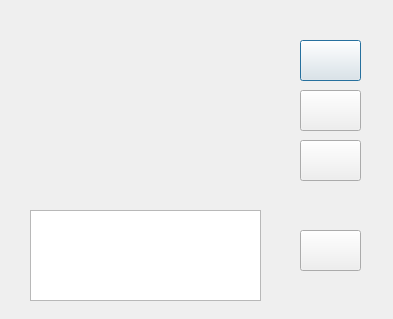
<?xml version="1.0" encoding="UTF-8"?>
<ui version="4.0">
 <class>AccountManagerDialog</class>
 <widget class="QDialog" name="AccountManagerDialog">
  <property name="geometry">
   <rect>
    <x>0</x>
    <y>0</y>
    <width>393</width>
    <height>319</height>
   </rect>
  </property>
  <property name="windowTitle">
   <string>Dialog</string>
  </property>
  <widget class="QLabel" name="labelImage">
   <property name="geometry">
    <rect>
     <x>30</x>
     <y>30</y>
     <width>231</width>
     <height>171</height>
    </rect>
   </property>
   <property name="styleSheet">
    <string notr="true"/>
   </property>
   <property name="text">
    <string/>
   </property>
  </widget>
  <widget class="QPushButton" name="btnOpenAccount">
   <property name="geometry">
    <rect>
     <x>300</x>
     <y>40</y>
     <width>61</width>
     <height>41</height>
    </rect>
   </property>
   <property name="font">
    <font>
     <family>Noto Sans</family>
     <pointsize>26</pointsize>
     <weight>75</weight>
     <bold>true</bold>
    </font>
   </property>
   <property name="text">
    <string/>
   </property>
  </widget>
  <widget class="QPushButton" name="btnEditAccount">
   <property name="geometry">
    <rect>
     <x>300</x>
     <y>90</y>
     <width>61</width>
     <height>41</height>
    </rect>
   </property>
   <property name="font">
    <font>
     <family>Umpush</family>
    </font>
   </property>
   <property name="text">
    <string/>
   </property>
  </widget>
  <widget class="QPushButton" name="btnDeleteAccount">
   <property name="geometry">
    <rect>
     <x>300</x>
     <y>140</y>
     <width>61</width>
     <height>41</height>
    </rect>
   </property>
   <property name="font">
    <font>
     <family>Umpush</family>
    </font>
   </property>
   <property name="text">
    <string/>
   </property>
  </widget>
  <widget class="QPushButton" name="btnCreateNewAccount">
   <property name="geometry">
    <rect>
     <x>300</x>
     <y>230</y>
     <width>61</width>
     <height>41</height>
    </rect>
   </property>
   <property name="font">
    <font>
     <family>Umpush</family>
    </font>
   </property>
   <property name="text">
    <string/>
   </property>
  </widget>
  <widget class="QTableWidget" name="tableWidget">
   <property name="geometry">
    <rect>
     <x>30</x>
     <y>210</y>
     <width>231</width>
     <height>91</height>
    </rect>
   </property>
   <property name="font">
    <font>
     <family>Umpush</family>
    </font>
   </property>
  </widget>
 </widget>
 <resources/>
 <connections/>
</ui>
